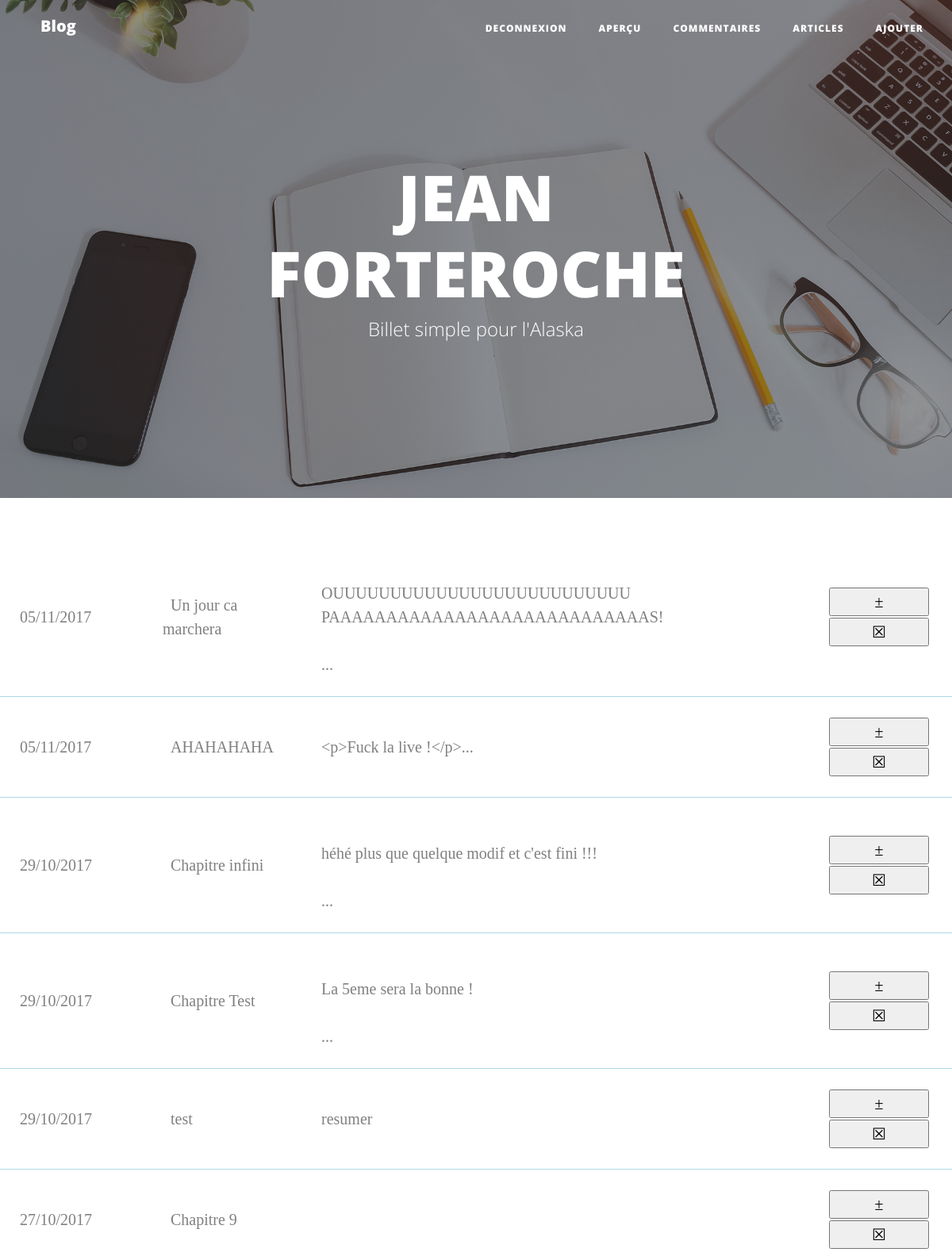
/index.php?articleAdmin (signed in, upper part), run on an earlier commit of the app's database.
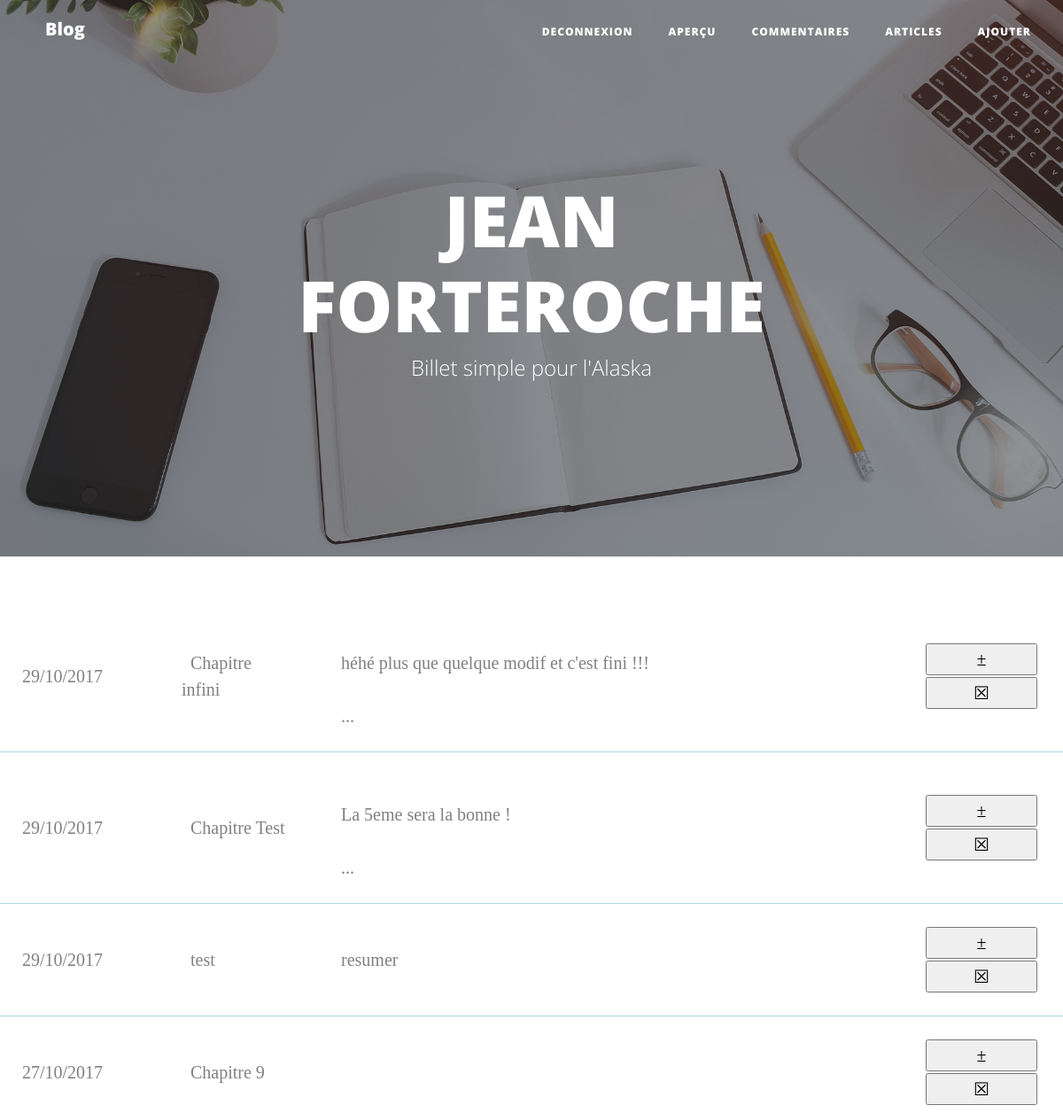
And on a later commit of the database.
### tables this page shows
CREATE TABLE `Article` (
  `id` int(10) NOT NULL,
  `author` text NOT NULL,
  `title` varchar(100) NOT NULL,
  `content` text NOT NULL,
  `resume` varchar(100) NOT NULL,
  `dateCreation` datetime NOT NULL
);

### index.php (called while the page is built, shortened)
<?php
include 'controller/Controller.php';
$controller= new Controller();
if(empty($_SERVER['QUERY_STRING'])){
  $controller->homeController();
}
elseif(isset($_GET['article'])){
  $controller->articleController($_GET['article']);
}
elseif(isset($_GET['connexion'])){
  $controller->connexionController($_GET['connexion']);
}
elseif(isset($_GET['mentionLegale'])){
  $controller->mentionController($_GET['mentionLegale']);
}
elseif(isset($_GET['inscription'])){
  $controller->inscriptionController($_GET['inscription']);
}
elseif(isset($_GET['commentConnect'])){
  $controller->commentController($_GET['commentConnect']);
}
elseif(isset($_GET['articleAdmin'])){
  $controller->articleAdmin($_GET['articleAdmin']);
}
elseif(isset($_GET['commentAdmin'])){
  $controller->commentAdmin($_GET['commentAdmin']);
}
elseif(isset($_GET['articleAdd'])){
  $controller->articleAdd($_GET['articleAdd']);
}
elseif(isset($_GET['login'])){
  ControllerLogin::getLogin();
}
elseif(isset($_GET['inscripValid'])){
  ControllerInscript::getInscript();
}
elseif(isset($_GET['deconnexion'])){
  ControllerDeconnexion::deconnexionController();
}
elseif(isset($_GET['signaler'])){
   ControllerSignaler::signalEffect();
}
elseif(isset($_GET['modifierArticle'])){
   $controller->modifierArticle($_POST['id']);
}
elseif(isset($_GET['articleModifier'])){
  ControllerArticle::modifierArticle();
}
elseif(isset($_GET['supprimerArticle'])){
  ControllerArticle::supprimerArticle();
}
elseif(isset($_GET['accepterComment'])){
  ControllerComment::accepterComment();
}
elseif(isset($_GET['supprimerComment'])){
   ControllerComment::supprimerComment();
}
elseif(isset($_GET['commentAdd'])){
   ControllerCommentAdd::commentAdd();
}
elseif(isset($_GET['articleAddAdmin'])){
   ControllerArticle::articleAddAdmin();
}
else{
  $controller->errorController();
}

### model/DatabaseConnexion.php (called while the page is built)
<?php
class DatabaseConnexion {
  public static function getDatabaseConnect() {
    try
    {
      $dsn = "mysql:host=localhost;dbname=blog-p3-MVC";
      $db_user = "lerna";
      $db_mdp = "lerna";
      $db = new PDO($dsn,$db_user,$db_mdp);
      $db->setAttribute(PDO::ATTR_DEFAULT_FETCH_MODE, PDO::FETCH_ASSOC);
    }
    catch(Exception $e)
    {
      die('Erreur : '.$e->getMessage());
    }
    return $db;
  }
}

### model/AbstractEntityRepository.php (called while the page is built, shortened)
<?php
class AbstractEntityRepository{
  protected $db;
  public function __construct(){
    $this->db=DatabaseConnexion::getDatabaseConnect();
  }
  public function findAll($table){
    $req = $this -> db -> query('SELECT * FROM '.$table.' ORDER BY dateCreation DESC');
    $req->setFetchMode(PDO::FETCH_CLASS|PDO::FETCH_PROPS_LATE, $table);
    $req -> execute();
    $datas = $req -> fetchAll();
    return $datas;
  }
}

### view/articleAdmin.php (the view, shortened to what this page needs)
<div class="containerArticleAdmin">
  <table><div id="haut"></div>
    <?php foreach ($articles as $article): ?>
      <tr>
          <td style="width:15%"><?php echo $article -> getDateCreation(); ?></td>
          <td style="width:15%"><a href="index.php?article#haut=<?php echo $article->getId(); ?>"><?php echo $article -> getTitle(); ?></a></td>
          <td><?php echo $article -> getResume(); ?></td>
          <td style="width:15%">
            <form method="post" action="index.php?modifierArticle#haut">
              <input class="submitBillet" type="submit" value="&plusmn;" title="Modifier">
            </form>
            <form method="post" action="index.php?supprimerArticle#haut">
              <input class="submitBillet" type="submit" value="&#9746;" title="Supprimer">
            </form>
          </td>
      </tr>
    <?php endforeach; ?>
  </table>
</div>

### model/Article.php (shortened to what this page needs)
<?php
class Article{
  protected $id;
  protected $title;
  protected $resume;
  protected $dateCreation;
  public function getId(){
    return $this->id;
  }
  public function getTitle(){
    return $this->title;
  }
  public function getResume(){
    return $this->resume;
  }
  public function getDateCreation(){
    try {
        $date = new DateTime($this->dateCreation);
    } catch (Exception $e) {
        echo $e->getMessage();
        exit(1);
    }
    echo $date->format('d/m/Y');
  }
}

What changed in the data, as far as the page shows it:
removed article: dateCreation "05/11/2017", title "Un jour ca marchera", resume "OUUUUUUUUUUUUUUUUUUUUUUUUUU PAAAAAAAAAAAAAAAAAAAAAAAAAAAAS! ..."
removed article: dateCreation "05/11/2017", title "AHAHAHAHA", resume "<p>Fuck la live !</p>..."
